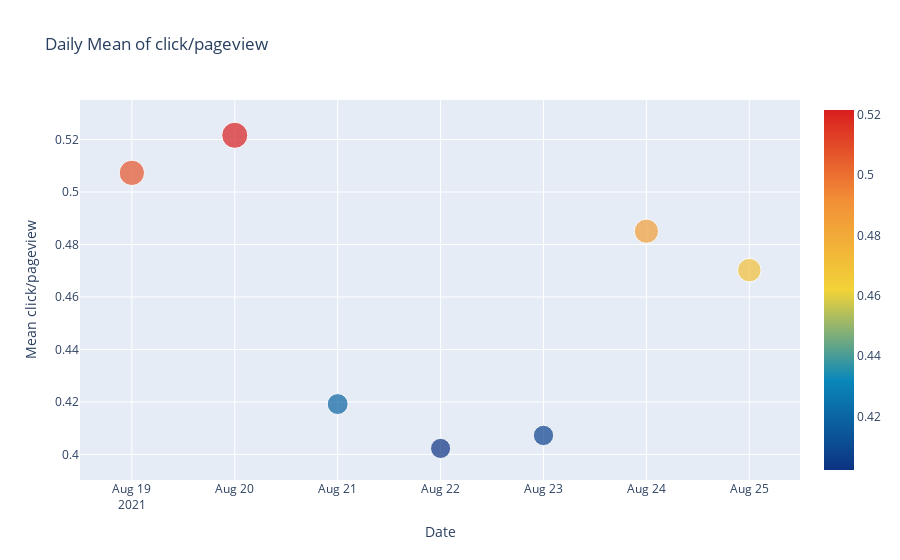

Notebook cell for this chart:
### Code cell
fig

### Figure 1 — Plotly figure (JSON) as saved in the notebook; plotly's stock layout.template omitted (floating-point values rounded to 4 significant figures)
{"data": [{"marker": {"color": [0.5073, 0.5216, 0.4192, 0.4023, 0.4072, 0.4851, 0.4702], "colorscale": [[0, "rgb(12,51,131)"], [0.25, "rgb(10,136,186)"], [0.5, "rgb(242,211,56)"], [0.75, "rgb(242,143,56)"], [1, "rgb(217,30,30)"]], "showscale": true, "size": [25.36, 26.08, 20.96, 20.11, 20.36, 24.25, 23.51]}, "mode": "markers", "type": "scatter", "x": ["2021-08-19T00:00:00.000000000", "2021-08-20T00:00:00.000000000", "2021-08-21T00:00:00.000000000", "2021-08-22T00:00:00.000000000", "2021-08-23T00:00:00.000000000", "2021-08-24T00:00:00.000000000", "2021-08-25T00:00:00.000000000"], "y": [0.5073, 0.5216, 0.4192, 0.4023, 0.4072, 0.4851, 0.4702]}], "layout": {"legend": {"orientation": "h"}, "title": {"text": "Daily Mean of click/pageview"}, "xaxis": {"title": {"text": "Date"}}, "yaxis": {"title": {"text": "Mean click/pageview"}}}}
